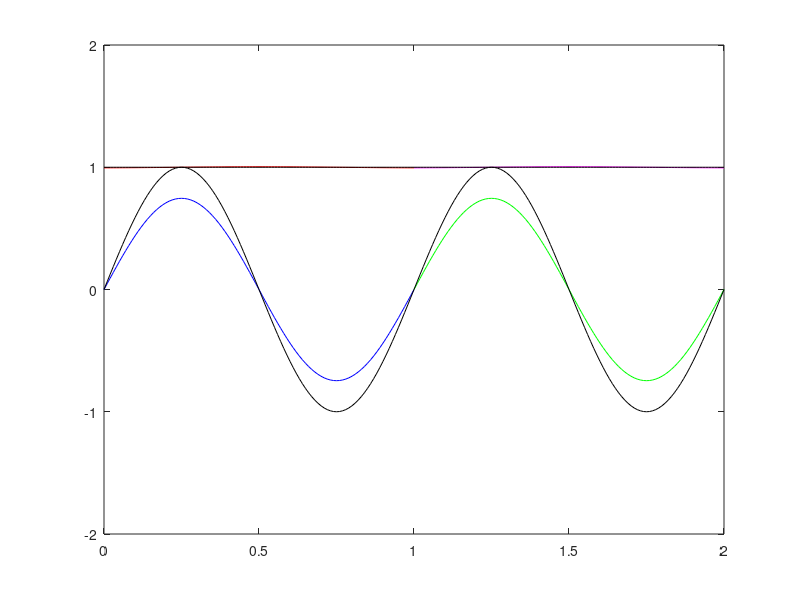

MATLAB code for this plot:
a = 1;
b = 2;

%initialize parameters
t0 = 0;
tf = 1;
L = 100;
 

%define space mesh
x = linspace( 0 , 1 , L + 1 );
x = x';
h = x( 2 ) - x( 1 );

%set inital funcitons  
InitialPressure = sin( 2*pi * x );
InitialVelocity = ones( 1 , length( x ) );

% define time mesh
k = h / 2 ;
t = t0 : k : tf;
N = length( t ) - 1;

%wave speed details
rho1 = 1;                 %density
K1 = 1;                   %bulk modulus
rho2 = 1;
K2 = 1;
%impedence
Z1 = rho1 * K1;             
Z2 = rho2 * K2;

A = [ 0 K1 ; 1 / rho1 0 ];       %wave speed
R = [ -Z1 Z1 ; 1 1 ];
RI = inv(R);
evaluesA = eig( A );
c0w = evaluesA( 1 );
c0z = evaluesA( 2 );

%CFL number
mu = A * k / h;

%preallocate u, set initial value using intital condition
U =struct('PressureEdge1',zeros( N + 1 , L + 1 ),...
          'VelocityEdge1',zeros( N + 1 , L + 1 ),...
          'PressureEdge2',zeros( N + 1 , L + 1 ),...
          'VelocityEdge2',zeros( N + 1 , L + 1 ));
U( : ).PressureEdge1( 1 , : ) = InitialPressure;
U( : ).VelocityEdge1( 1 , : ) = InitialVelocity;
U( : ).PressureEdge2( 1 , : ) = InitialPressure;
U( : ).VelocityEdge2( 1 , : ) = InitialVelocity;



%struct to store w,z at junctions, index gives egde, column 1 of struct is
%the char at the left endpoint 'a' and column 2 gives the char at the 
% right endpoint 'b'
%w left moving c0w<0
%z right moving c0z>0
C=struct( 'w1',zeros( N + 1 , 2 ),...
          'z1',zeros( N + 1 , 2 ),...
          'w2',zeros( N + 1 , 2 ),...
          'z2',zeros( N + 1 , 2 ) );
      
%struct to hold the exaxt solution
E =struct('ExactPressureEdge1',zeros( N + 1 , L + 1 ),...
          'ExactVelocityEdge1',zeros( N + 1 , L + 1 ),...
          'ExactPressureEdge2',zeros( N + 1 , L + 1 ),...
          'ExactVelocityEdge2',zeros( N + 1 , L + 1 ));
%loop through time
for n=1:N
    %loop through space
    for j=2:L
%u(n + 1,j)= (u(n,j - 1) + u(n,j + 1))/2 -(mu/2)*(u(n,j + 1) - u(n,j - 1))
      
      %calculate interior nodes for edge 1
      prev = ( cell2mat( { U.PressureEdge1( n , j - 1 ),...
                           U.VelocityEdge1( n , j - 1 ) } ) )';
                  
      next = ( cell2mat( { U.PressureEdge1( n , j + 1 ),...
                           U.VelocityEdge1( n , j + 1 ) } ) )';
                  
      newU = ( prev + next ) / 2 - ( mu / 2 ) * ( next - prev );

      U.PressureEdge1( n + 1 , j ) = newU( 1 );
      U.VelocityEdge1( n + 1 , j ) = newU( 2 );
      
      %calculate interior nodes for edge 2
      prev = ( cell2mat( { U.PressureEdge2( n , j - 1),...
                           U.VelocityEdge2( n , j - 1 ) } ) )';
                    
      next = ( cell2mat( { U.PressureEdge2( n , j + 1 ),...
                           U.VelocityEdge2( n , j + 1 ) } ) )';
                    
      newU = ( prev + next ) / 2 - ( mu / 2 ) * ( next - prev );

      U.PressureEdge2( n + 1 , j ) = newU( 1 );
      U.VelocityEdge2( n + 1 , j ) = newU( 2 );
   
    end

    %JUNCTIONS
    
    %EDGE1 calculate known characteristics
    %calc  w char using pres/vel for egde 1 at vertex a
    j = 1;

    prev = R * ( cell2mat( { U.PressureEdge1( n , j ),...
                             U.VelocityEdge1( n , j ) } ) )';
    
    %check to ensure press/vel for w/z satisfy IC
    C.w1( 1 , a ) = prev( 1 );
    C.z1( 1 , a ) = prev( 2 );
    
    next = R *( cell2mat( { U.PressureEdge1( n , j + 1 ),...
                             U.VelocityEdge1( n , j + 1 ) } ) )';
   
    %w(x^n)=c0(dt/dx)*(w_(L)-w_(L-1))+w_L...linear interpolation for known char
    %where c0=-1, an eigen value of A and the slope of the characteristic
    curr = c0w * ( k / h ) * ( prev - next ) + prev;
    
    %set w char value at vertex  
    C.w1( n + 1 , a ) = curr( 1 );
    
    %calc z char using pres/vel for edge 1 at vertex b 
    j = L + 1;
        
    prev = R * ( cell2mat( { U.PressureEdge1( n , j - 1 ),...
                             U.VelocityEdge1( n , j - 1 ) } ) )';
   
    next = R * (cell2mat( { U.PressureEdge1( n , j ),...
                            U.VelocityEdge1( n , j ) } ) )';
                      
    %check to ensure press/vel for w/z satisfy IC
    C.w1( 1 , b ) = next( 1 );
    C.z1( 1 , b ) = next( 2 );
    
    %z(x^n)=mu*(z_(L)-z_(L-1))+z_L...linear interpolation for known char
    curr = c0z * ( k / h ) * ( prev - next ) + next;
    
    %set w char value at vertex 
    C.z1( n + 1 , b ) = curr( 2 );
        
    
   
    
    %EDGE2 calculate known characteristics
    %calc w char using pres/vel for edge 2 at vertex b
    j = 1;
    
    prev = R * ( cell2mat( { U.PressureEdge2( n , j ),...
                             U.VelocityEdge2( n , j ) } ) )';
      
    next = R * ( cell2mat( { U.PressureEdge2( n , j + 1 ),...
                             U.VelocityEdge2( n , j + 1 ) } ) )';
   
    %check to ensure press/vel for w/z satisfy IC
    C.w2( 1 , b ) = prev( 1 );
    C.z2( 1 , b ) = prev( 2 );
      
    %w(x^n)=c0(dt/dx)*(z_(L)-z_(L-1))+z_L...linear interpolation for known char
    %where c0=-1, an eigen value of A and the slope of the characteristic
    curr = c0w * ( k / h ) * ( prev - next ) + prev;
    
    %set w char value at vertex 
    C.w2( n + 1 , b ) = curr( 1 );
    
    
    %calc chars using pres/vel for edge 2 at vertex a
    j = L + 1;
    
    prev = R * ( cell2mat( { U.PressureEdge2( n , j - 1 ),...
                             U.VelocityEdge2( n , j - 1 ) } ) )';
                         
    next = R * ( cell2mat( { U.PressureEdge2( n , j ),...
                             U.VelocityEdge2( n , j ) } ) )';
                         
    %check to ensure press/vel for w/z satisfy IC
    C.w2( 1 , a ) = next( 1 );
    C.z2( 1 , a ) = next( 2 );
   
    %z(x^n)=mu*(z_(L)-z_(L-1))+z_L...linear interpolation for known char
    curr = c0z * ( k / h ) * ( prev - next ) + next;
    
    %set w char value at vertex 
    C.z2( n + 1 , a ) = curr( 2 );
    
    
    %EDGE1 
    
    %Vertex a
    %calc unk chars at vertex using juction conditions. Solve system 
    %Ax=b using interpolated chars 
    knownchars = ( cell2mat( { C.w1( n + 1 , a ),...
                               C.z2( n + 1 , a ) } ) )';
    %multiply by coeff matrix                       
    knownchars = [ Z1  Z2 ; -1 1 ] * knownchars;
    %solve
    unkchars = [ Z2 Z1 ; -1 1 ] \ knownchars ;
    %set new chars at vertex a 
    C.w2( n + 1 , a ) = unkchars( 1 );
    C.z1( n + 1 , a ) = unkchars( 2 );
  
    %calc press/vel using chars on edge 1 at vertex a
    newC = ( cell2mat( { C.w1( n + 1 , a ),...
                         C.z1( n + 1 , a ) } ) )';
                     
    newU = RI * newC;
    U.PressureEdge1( n + 1 , 1 ) = newU( 1 );
    U.VelocityEdge1( n + 1 , 1 ) = newU( 2 );
    
        
    %Vertex b
    %calc unk chars at vertex using juction conditions. Solve system 
    %Ax=b using interpolated chars 
    knownchars = ( cell2mat( { C.w2( n + 1 , b ),...
                               C.z1( n + 1 , b ) } ) )';
    
    %multiply by coefficient matrix
    knownchars = [ -Z2 -Z1 ; 1 -1 ] * knownchars;
    %solve
    unkchars = [ -Z1 -Z2 ; 1 -1 ] \ knownchars;
    C.w1( n + 1 , b ) = unkchars( 1 );
    C.z2( n + 1 , b ) = unkchars( 2 );
    
    
    %calc press/vel using chars on edge 1 at vertex b  
    newC = ( cell2mat( { C.w1( n + 1 , b ),...
                         C.z1( n + 1 , b ) } ) )';
                     
    newU = RI * newC;
    U.PressureEdge1( n + 1 , L + 1 ) = newU( 1 );
    U.VelocityEdge1( n + 1 , L + 1 ) = newU( 2 );
    
    
    
    
    
    %EDGE2
    %Vertex b
   
   
    %calc press/vel using chars on edge 2 at vertex b
    newC = ( cell2mat( { C.w2( n + 1 , b ),...
                         C.z2( n + 1 , b ) } ) )';
                     
    newU = RI * newC;
    U.PressureEdge2( n + 1 , 1 ) = newU( 1 );
    U.VelocityEdge2( n + 1 , 1 ) = newU( 2 );
    
    %Vertex a
    %calc press/vel using chars on edge 2 at vertex a
    newC = ( cell2mat( { C.w2( n + 1 , a ),...
                         C.z2( n + 1 , a ) } ) )';
                     
    newU = RI * newC;
    U.PressureEdge2( n + 1 , L + 1 ) = newU( 1 );
    U.VelocityEdge2( n + 1 , L + 1 ) = newU( 2 );
    
      
    
end


%calculate exact solution using known solutions for w,z
for n =1:N+1 
    wX = x - c0w * t( n );
    zX = x - c0z * t( n );
    wexact = ( -sin( 2*pi * wX) + 1 )';
    zexact = ( sin ( 2*pi * zX ) + 1 )';
    uexact= RI * [ wexact ; zexact ];
    
    E.ExactPressureEdge1( n , : ) =  uexact(1,:);
    E.ExactVelocityEdge1( n , : ) =  uexact(2,:);
    E.ExactPressureEdge2( n , : ) =  uexact(1,:);
    E.ExactVelocityEdge2( n , : ) =  uexact(2,:); 
end

clf
for i=1:N+1
    
    plot( x  , U.PressureEdge1( i , : ) , 'b',...
          x+1  , U.PressureEdge2( i , : ) , 'g',...
          x  , U.VelocityEdge1( i , : ) , 'r',...
          x +1 , U.VelocityEdge2( i , : ) , 'm',...
          x  , E.ExactPressureEdge1( i , : ) , 'k',...
          x +1 , E.ExactPressureEdge2( i , : ) , 'k',...
          x  , E.ExactVelocityEdge1( i , : ) , 'k',...
          x +1 , E.ExactVelocityEdge2( i , : ) , 'k')
      
	axis( [ 0  2 -2 2 ])
    pause( .05 )
    drawnow
    
end
hold off

